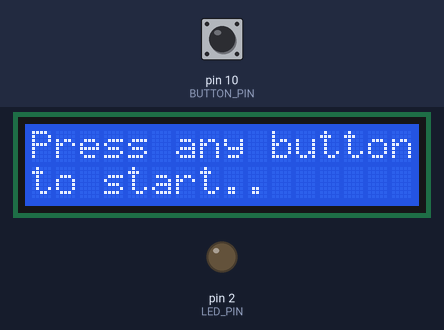
Simulated run of this sketch. Board: Arduino Uno, built with avr-gcc and run on an emulated ATmega328P. Parts: 16×2 character LCD, output pins drawn as LEDs (lit = HIGH). Inputs (shaded band) come from the test bench; at power-on: pin 10 (BUTTON_PIN) HIGH. Random numbers use the default seed unless the sketch sets one.

Above: at 0.8 s.
0.9 s: pin 10 (BUTTON_PIN) pulsed LOW 5 times (0.12 s each, 0.3 s apart)
At 2.5 s:
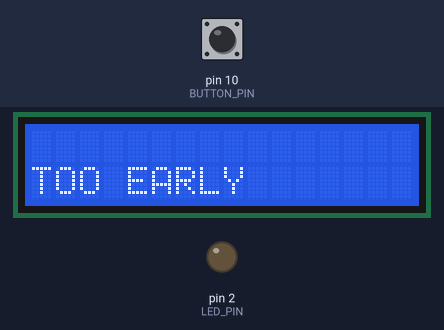
3.9 s: pin 10 (BUTTON_PIN) pulled LOW for 3.2 s
At 6.0 s:
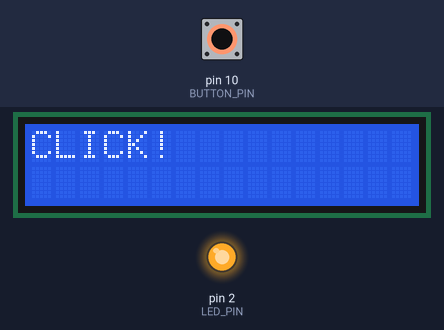
8.6 s: pin 10 (BUTTON_PIN) pulled LOW for 0.15 s
At 9.6 s:
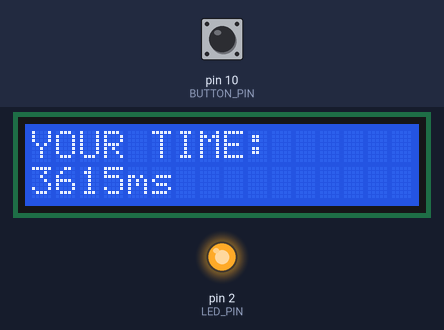
10.2 s: pin 10 (BUTTON_PIN) pulled LOW for 1 s
At 10.7 s:
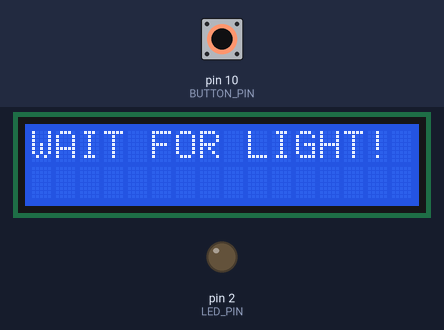
Timing chart, 0 to 13.2 s (numbered marks = the images above; inputs shaded):
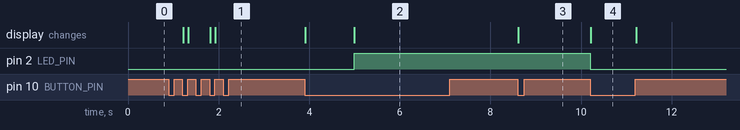

Measured:
- after the input at 0.9 s, the display: first changes after 0.32 s (image 1 shows a later state)
- after the input at 3.9 s, pin 2 (LED_PIN): LOW → HIGH after 1.1 s; the display: first changes at once (image 2 shows a later state)
- after the input at 8.6 s, the display: changes at once (image 3)
- after the input at 10.2 s, pin 2 (LED_PIN): HIGH → LOW at once; the display: changes at once (image 4)

The sketch:

refactored_reaction_time.ino
```cpp
#include <LiquidCrystal_I2C.h>

LiquidCrystal_I2C lcd(0x27, 16, 2);

const int BUTTON_PIN = 10;
const int LED_PIN = 2;

long clickStartTime;
long timerStartTime;
long delayTime;

void setup() {
  pinMode(BUTTON_PIN, INPUT);
  pinMode(LED_PIN, OUTPUT);

  lcd.init();
  lcd.backlight();
  lcd.setCursor(0, 0);
  lcd.print("Press any button");
  lcd.setCursor(0, 1);
  lcd.print("to start..");

  reset();
}

void waitForClick() {
  while (true) {
    if (digitalRead(BUTTON_PIN) == LOW) {
      break;
    }
  }
  while (true) {
    if (digitalRead(BUTTON_PIN) == HIGH) {
      break;
    }
  }
  while (true) {
    if (digitalRead(BUTTON_PIN) == LOW) {
      break;
    }
  }
}

int getClickTime() {
  waitForClick();
  return millis() - clickStartTime;
}

void reset() {
  waitForClick();
  digitalWrite(LED_PIN, LOW);
  lcd.clear();
  lcd.print("WAIT FOR LIGHT!");

  timerStartTime = millis();
  delayTime = random(1000, 3000);
}

void loop() {
  if (digitalRead(BUTTON_PIN) == HIGH) {
    lcd.clear();
    lcd.setCursor(0, 1);
    lcd.print("TOO EARLY       ");
    reset();
  }
  if (millis() >= timerStartTime + delayTime) {
    lcd.clear();
    lcd.print("CLICK!");
    clickStartTime = millis();
    digitalWrite(LED_PIN, HIGH);

    int result = getClickTime();

    lcd.clear();
    lcd.print("YOUR TIME: ");
    lcd.setCursor(0, 1);
    lcd.print(millis() - clickStartTime);
    lcd.print("ms");
    reset();
  }
}
```
